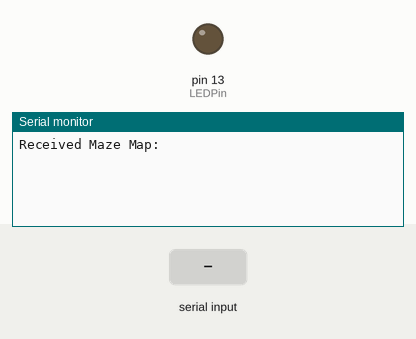
A sketch run on a simulated Arduino Uno, built with avr-gcc and run on an emulated ATmega328P. Shown: output pins drawn as LEDs (lit = HIGH), the last lines printed to the serial monitor. The test bench sets the inputs (shaded band).

Above: at 1.2 s.
1.3 s: "F\n" received over the second serial link
At 2.5 s:
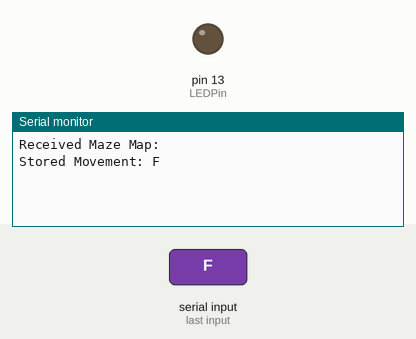
2.8 s: "L\n" received over the second serial link
At 3.9 s:
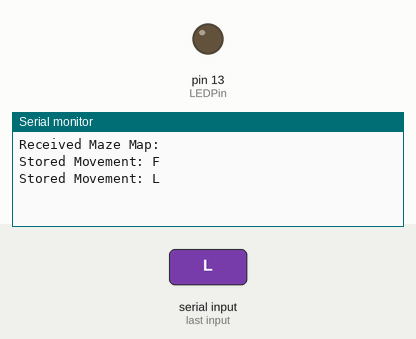
4.3 s: "R\n" received over the second serial link
At 5.0 s:
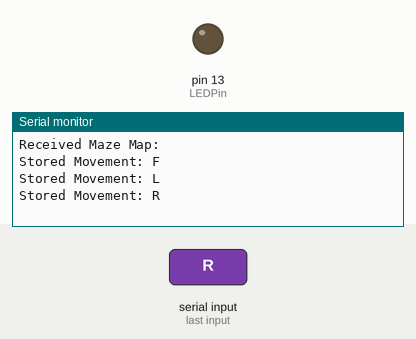

Measured:
- after the input at 1.3 s, the serial monitor: prints a new line at once (image 1)
- after the input at 2.8 s, the serial monitor: prints a new line at once (image 2)
- after the input at 4.3 s, the serial monitor: prints a new line at once (image 3)

The sketch:

BLuetooth_Slave_Maze_Transmission_Array_Saving.ino
```cpp
#include<SoftwareSerial.h>
#include<string.h>

const int rxPin = 0;
const int txPin = 1;
SoftwareSerial mySerial(rxPin,txPin);//RX,TX.
byte packet;
int LEDPin = 13;
int Step;
char Movement;
char StoredMovement[11] = {' ', ' ', ' ', ' ', ' ', ' ', ' ', ' ', ' ', ' ', ' '};
int len = strlen(StoredMovement);
char inData;

void setup()
{
  pinMode(LEDPin, OUTPUT);
  Serial.begin(9600);
  mySerial.begin(9600);
  Serial.print("Received Maze Map:");
  Serial.print("\n");
}


void loop()
{
  if(mySerial.available() != 0)
  {
    digitalWrite(LEDPin, HIGH);       // Turn LED on
    char inData = mySerial.read();
//    Serial.print(inData);
    packet ++;
    digitalWrite(LEDPin, LOW);       // Turn LED off
    if(inData == 'F')
    {
      Movement = 'F';
      StoredMovement[Step] = Movement;
      Serial.print("Stored Movement: ");
      Serial.println(StoredMovement[Step]);
      Step++;
    }
    if(inData == 'L')
    {
      Movement = 'L';
      StoredMovement[Step] = Movement;
      Serial.print("Stored Movement: ");
      Serial.println(StoredMovement[Step]);
      Step++;
    }
    if(inData == 'R')
    {
      Movement = 'R';
      StoredMovement[Step] = Movement;
      Serial.print("Stored Movement: ");
      Serial.println(StoredMovement[Step]);
      Step++;
    }
  }
}


//void IncomingData(char *Movement)
//{
//  if(mySerial.available() != 0)
//  {
//    digitalWrite(LEDPin, HIGH);       // Turn LED on
//    char inData = mySerial.read();
//    Serial.print(inData);
//    packet ++;
//    digitalWrite(LEDPin, LOW);       // Turn LED off
//    if(inData == 'F')
//    {
//      inData = 'F';
//      *Movement = inData;
//      Serial.print("Direction:");
//      Serial.println(inData);
//      Serial.print("Movement:Forward");
//      Serial.println();
//    }
//    if(inData == 'L')
//    {
//      inData = 'L';
//      *Movement = inData;
//      Serial.print("Direction:");
//      Serial.println(inData);
//      Serial.print("Movement:Left");
//      Serial.println();
//    }
//    if(inData == 'R')
//    {
//      inData = 'R';
//      *Movement = inData;
//      Serial.print("Direction:");
//      Serial.println(inData);
//      Serial.print("Movement:Right");
//      Serial.println();
//    }
//  }
//  else if(mySerial.available() == 0);
//  {
//    for(Steps = 0;Steps < 11;Steps++)
//    {
//      StoredMovement[Steps] = Movement;
//      Serial.print("Stored Movement: ");
//      Serial.println(StoredMovement[22]);
//    }
//    int len = strlen(StoredMovement);
//    Serial.print(len);
//  }
//}

//void StoredMovementArray()
//{
//  if(mySerial.available() == 0)
//  {
//    while(Steps < 11)
//    {
//      Steps++;
//      StoredMovement[Steps] = Movement;
//      Serial.print("Stored Movement: ");
//      Serial.println(StoredMovement[22]);
//    }
//    int len = strlen(StoredMovement);
//    Serial.print(len);
//  }
//}
```
